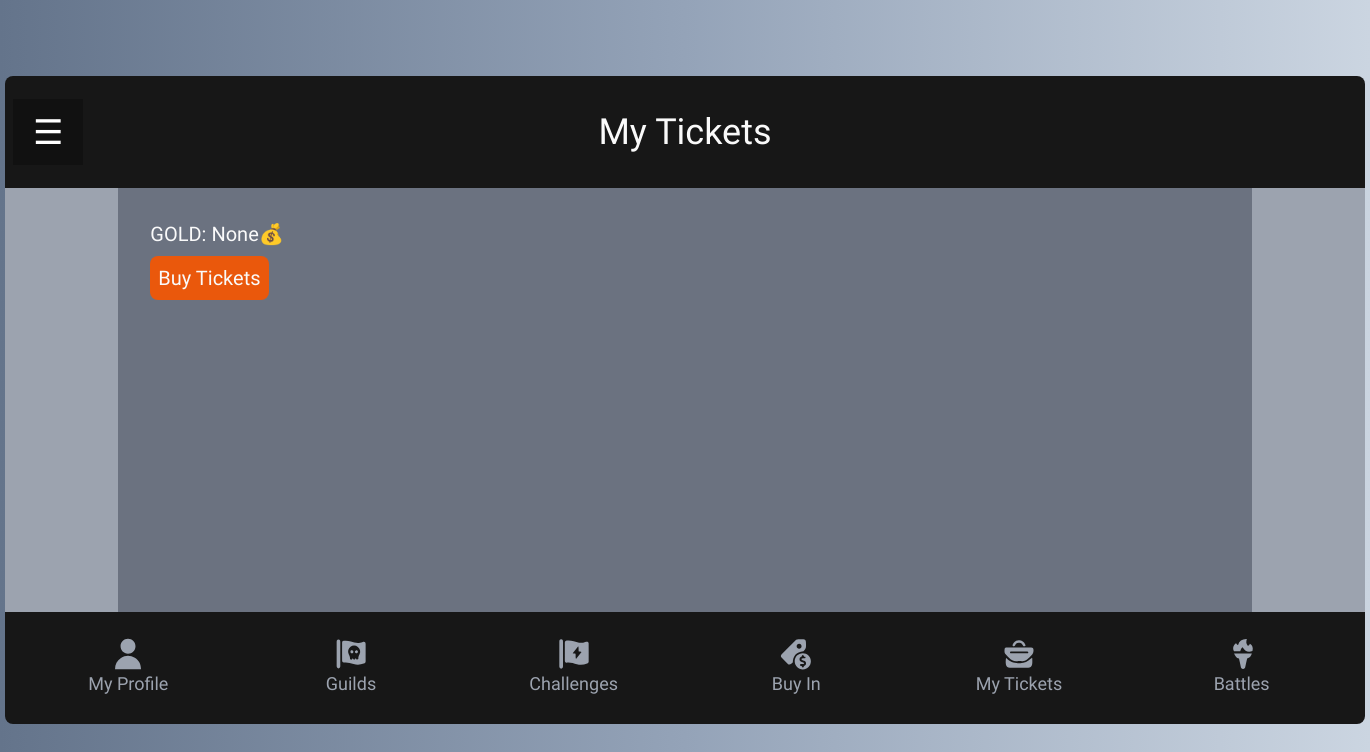
/user-tickets-overview/ (signed in), run on an earlier commit of the app's database.
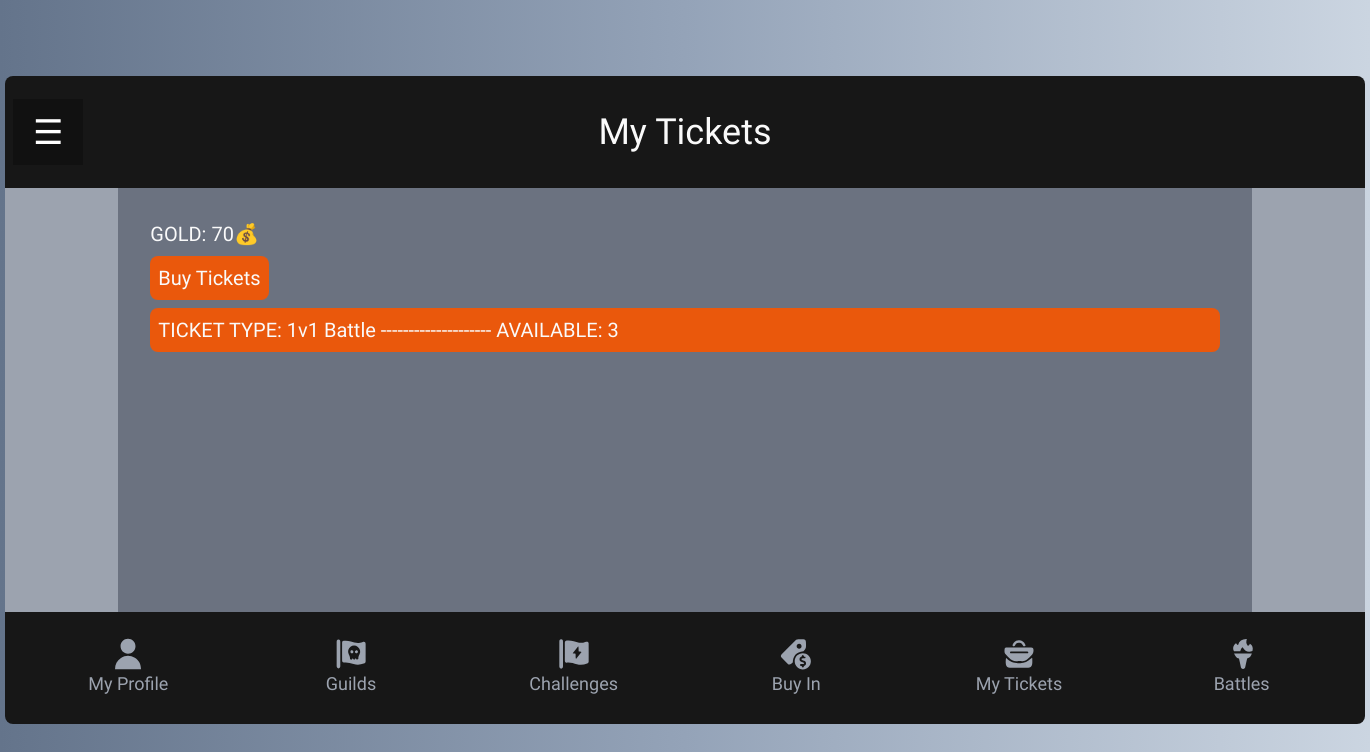
And on a later commit of the database.
### baseapp/models.py (models this page shows, shortened)
class User(AbstractUser):
    user_dob = models.DateField(blank=True, null=True)
    user_image = models.ImageField(upload_to="user-image", null=True)
    user_gold = models.IntegerField(blank=True, null=True, default=100)
    user_music = models.CharField(max_length=50, blank=True, null=True)
    user_rank = models.ForeignKey(
        Rank, on_delete=models.CASCADE, blank=True, null=True)
    user_genre = models.ForeignKey(
        Genre, on_delete=models.CASCADE, blank=True, null=True)
    user_guild = models.ForeignKey(
        Guild, on_delete=models.CASCADE, blank=True, null=True)
    user_guild_rank = models.ForeignKey(
        GuildRank, on_delete=models.CASCADE, blank=True, null=True)
    user_xp = models.IntegerField(default=0, blank=True, null=True)
    user_hp = models.IntegerField(default=100, null=True)
    user_max_hp = models.IntegerField(default=100, null=True)
    user_is_profile_completed = models.BooleanField(
        blank=True, null=True, default=False)

class UserTicket(models.Model):
    user = models.ForeignKey(
        User, on_delete=models.CASCADE, blank=True, null=True)
    type = models.ForeignKey(
        Ticket, on_delete=models.CASCADE, blank=True, null=True)
    num_of_tickets = models.IntegerField(blank=True, null=True, default=0)
    def __str__(self):
        return f'{self.type}'

class Ticket(models.Model):
    type = models.ForeignKey(
        Battle, on_delete=models.CASCADE, blank=True, null=True)
    price = models.IntegerField(blank=True, null=True)
    sell_back_price = models.IntegerField(blank=True, null=True)
    def __str__(self):
        return f'{self.type}'

class Battle(models.Model):
    type = models.CharField(max_length=50, blank=True, null=True)
    def __str__(self):
        return f'{self.type}'

### baseapp/views.py (the view)
# urls.py: path('user-tickets-overview/', views.userTicketsOverview, name='user-tickets-overview'),
def userTicketsOverview(request):
    if request.user.is_authenticated:
        user_tickets = UserTicket.objects.all()
        current_user_tickets = user_tickets.filter(user=request.user)
        return render(request, 'baseapp/my-tickets-components/user-tickets-overview.html', { "user_tickets": current_user_tickets })
    else:
        return redirect('/')

### baseapp/templates/baseapp/my-tickets-components/user-tickets-overview.html
{% extends 'baseapp/my-tickets-tab.html' %}
{% load static %}
{% block my_tickets_tab_content %}
<a href="{% url 'buy-tickets' %}">
  <button class="buy-tickets-btn">
    Buy Tickets
  </button>
</a>
{% for user_ticket in user_tickets %}
  {% if user_ticket.num_of_tickets > 0 %}
    <a href="{% url 'ticket-actions' user_ticket %}">
      <p class="buy-tickets-btn">TICKET TYPE: {{ user_ticket.type }} -------------------- AVAILABLE: {{ user_ticket.num_of_tickets }}</p>
    </a>
  {% endif %}
{% endfor %}
{% endblock %}

### baseapp/templates/baseapp/my-tickets-tab.html
{% extends 'baseapp/dashboard.html' %}
{% load static %}
{% block tab_title %} My Tickets {% endblock %}
{% block tab_content %}
<p>GOLD: {{ user.user_gold }}💰</p>
{% block my_tickets_tab_content %} {% endblock %}
{% endblock %}

What changed in the data, as far as the page shows it:
changed User: user_gold "None" → "70"
added UserTicket: type "1v1 Battle", num_of_tickets "3"
